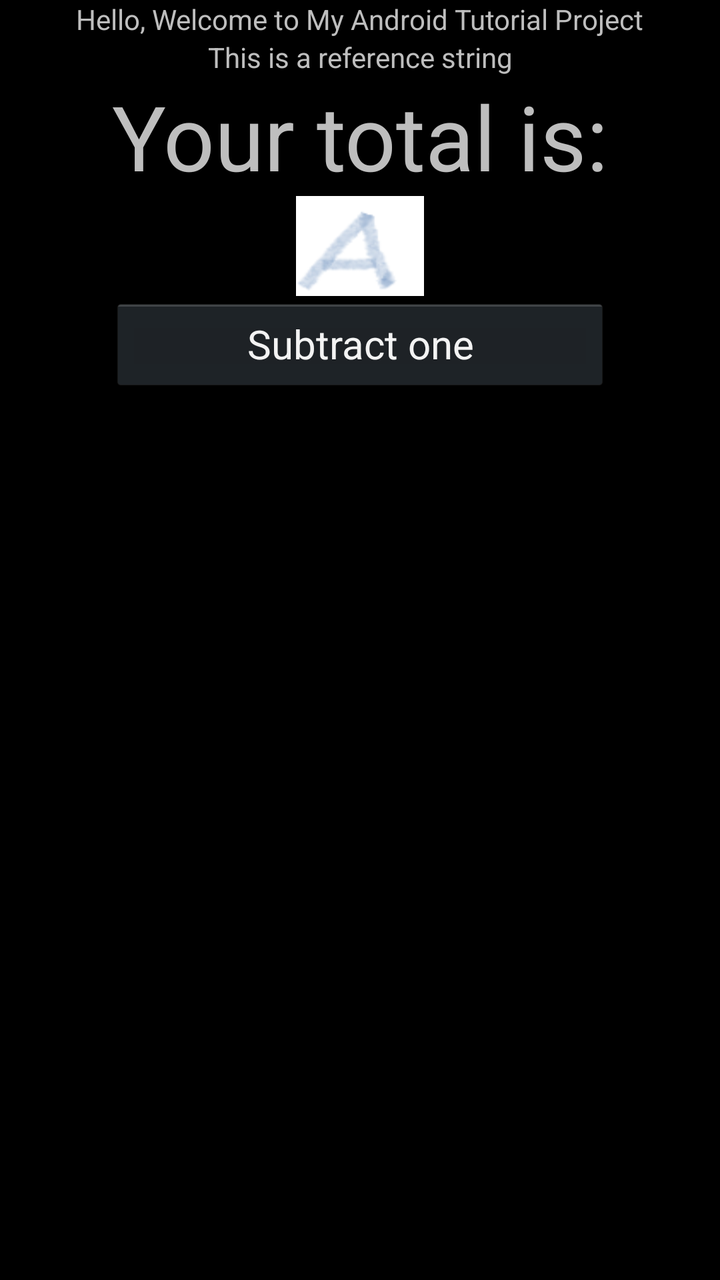
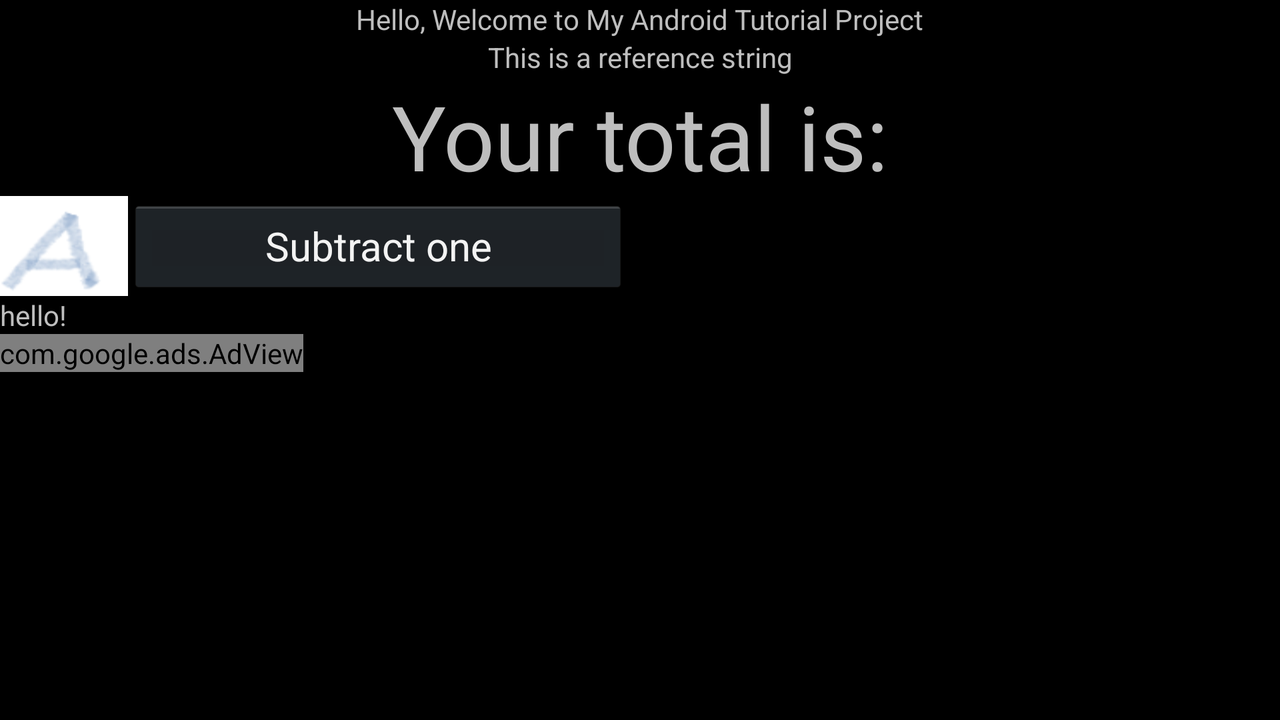

Compare how this app lays out the same screen by default and in its alternative resource folder. The renders come first, then the two layout files and the values they reference.
<!-- AndroidManifest.xml: application theme AppTheme -->
<!-- res/layout/main.xml -->
<?xml version="1.0" encoding="utf-8"?>
<LinearLayout xmlns:android="http://schemas.android.com/apk/res/android"
    android:layout_width="fill_parent"
    android:layout_height="fill_parent"
    android:orientation="vertical" >

    <TextView
        android:layout_width="wrap_content"
        android:layout_height="wrap_content"
        android:layout_gravity="center"
        android:text="@string/hello" />

    <TextView
        android:layout_width="fill_parent"
        android:layout_height="wrap_content"
        android:gravity="center"
        android:text="@string/ref" />

    <TextView
        android:id="@+id/tvTotalValueDisplay"
        android:layout_width="fill_parent"
        android:layout_height="wrap_content"
        android:layout_gravity="center"
        android:gravity="center"
        android:text="@string/total"
        android:textSize="45sp" />

    <Button
        android:id="@+id/bAdd"
        android:layout_width="wrap_content"
        android:layout_height="wrap_content"
        android:layout_gravity="center"
		android:background="@drawable/custombutton"
        android:textSize="20sp" />

    <Button
        android:id="@+id/bSubtract"
        android:layout_width="250dp"
        android:layout_height="wrap_content"
        android:layout_gravity="center"
        android:text="@string/subtract"
        android:textSize="20sp" />

</LinearLayout>
<!-- resources referenced by this layout -->
<resources>
  <!-- drawable custombutton (drawable-hdpi) -->
  <?xml version="1.0" encoding="utf-8"?>
  <selector xmlns:android="http://schemas.android.com/apk/res/android">
  
      <item android:drawable="@drawable/c" android:state_pressed="true"></item>
      <item android:drawable="@drawable/b" android:state_focused="true"></item>
      <item android:drawable="@drawable/a"></item>
  
  </selector>
  <string name="hello">Hello, Welcome to My Android Tutorial Project</string>
  <string name="ref">This is a reference string</string>
  <string name="subtract">Subtract one</string>
  <string name="total">Your total is: </string>
  <style name="AppTheme" parent="AppBaseTheme2">
          
      </style>
  <!-- drawable c: png bitmap (drawable-hdpi, 2293 bytes) -->
  <!-- drawable b: png bitmap (drawable-hdpi, 3889 bytes) -->
  <!-- drawable a: png bitmap (drawable-hdpi, 3270 bytes) -->
  <style name="AppBaseTheme2" parent="android:Theme.Holo">
          
      </style>
</resources>
<!-- res/layout-land/main.xml (the repository's variant of the layout above) -->
<!-- drawn on the phone turned sideways -->
<?xml version="1.0" encoding="utf-8"?>
<LinearLayout xmlns:android="http://schemas.android.com/apk/res/android"
    xmlns:ads="http://schemas.android.com/apk/lib/com.google.ads"
    android:layout_width="fill_parent"
    android:layout_height="fill_parent"
    android:orientation="vertical" >

    <TextView
        android:layout_width="wrap_content"
        android:layout_height="wrap_content"
        android:layout_gravity="center"
        android:text="@string/hello" />

    <TextView
        android:layout_width="fill_parent"
        android:layout_height="wrap_content"
        android:gravity="center"
        android:text="@string/ref" />

    <TextView
        android:id="@+id/tvTotalValueDisplay"
        android:layout_width="fill_parent"
        android:layout_height="wrap_content"
        android:layout_gravity="center"
        android:gravity="center"
        android:text="@string/total"
        android:textSize="45sp" />

    <LinearLayout
        android:layout_width="fill_parent"
        android:layout_height="wrap_content"
        android:orientation="horizontal" >

        <Button
            android:id="@+id/bAdd"
            android:layout_width="wrap_content"
            android:layout_height="wrap_content"
            android:layout_gravity="center"
            android:background="@drawable/custombutton"
            android:textSize="20sp" />

        <Button
            android:id="@+id/bSubtract"
            android:layout_width="250dp"
            android:layout_height="wrap_content"
            android:layout_gravity="center"
            android:text="@string/subtract"
            android:textSize="20sp" />
    </LinearLayout>

    <TextView
        android:layout_width="wrap_content"
        android:layout_height="wrap_content"
        android:text="hello!" />

    <com.google.ads.AdView
        android:id="@+id/ad"
        android:layout_width="wrap_content"
        android:layout_height="wrap_content"
        ads:adSize="BANNER"
        ads:adUnitId="a14e3bae8714bb1"
        ads:loadAdOnCreate="true" />

</LinearLayout>
